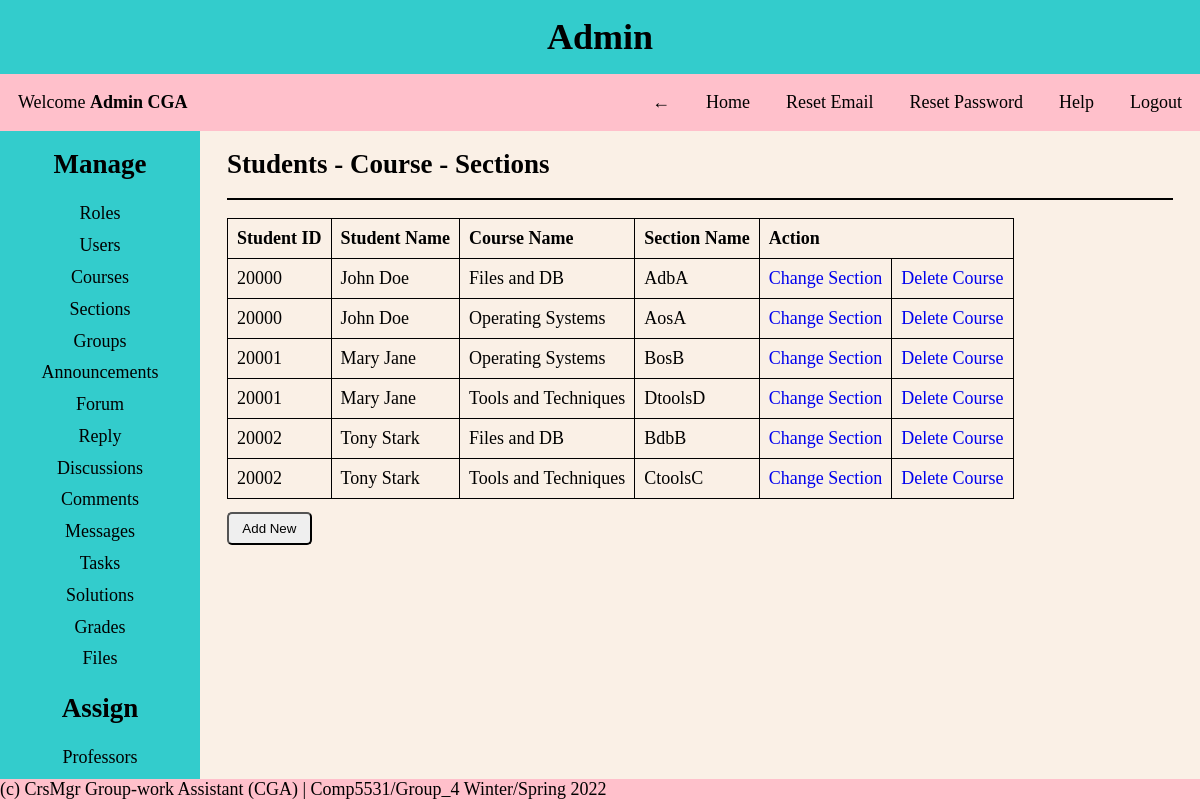
Page /pages/admin.php?page=assign-students (signed in) on the earlier database version.
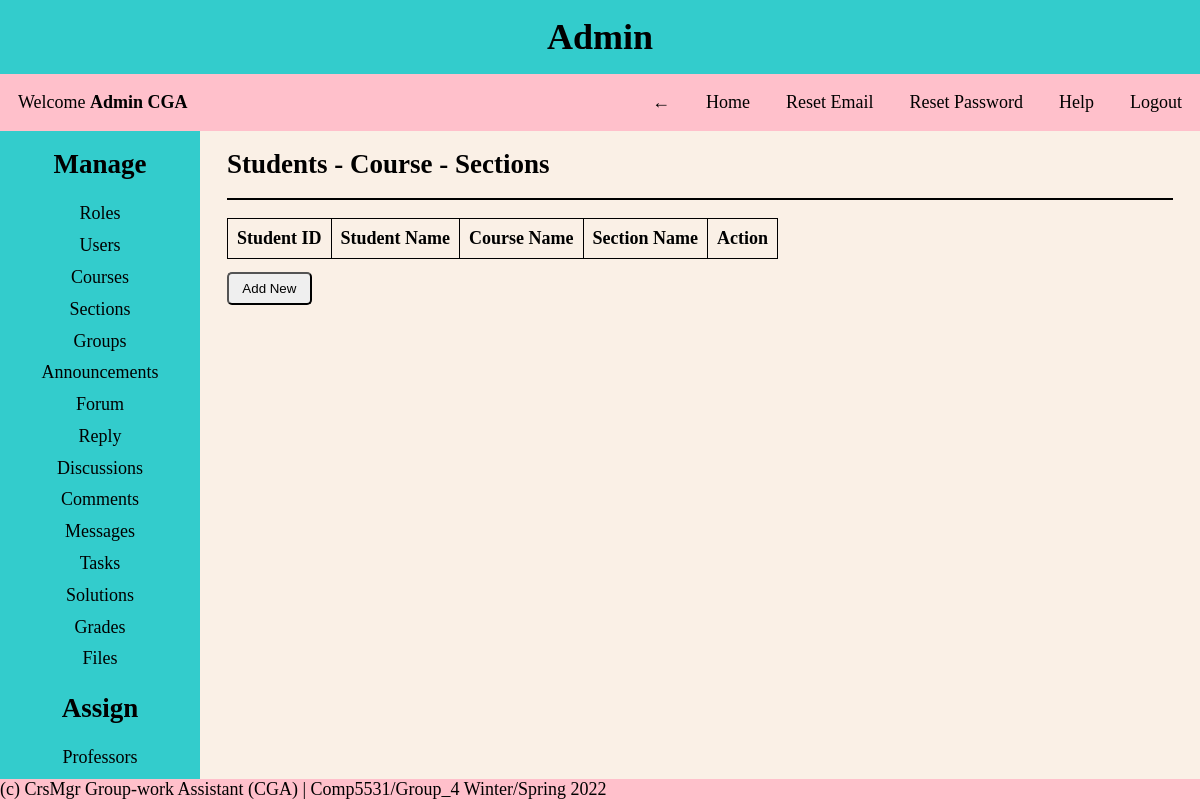
Same page on the later database version.
### tables this page shows
CREATE TABLE Users
(
  user_id INT NOT NULL AUTO_INCREMENT PRIMARY KEY,
  first_name VARCHAR(30) NOT NULL,
  last_name VARCHAR(30) NOT NULL,
  dob DATE NOT NULL,
  email VARCHAR(30) NOT NULL UNIQUE,
  username VARCHAR(30) NOT NULL UNIQUE,
  password VARCHAR(30) NOT NULL,
  created_on DATETIME DEFAULT CURRENT_TIMESTAMP,
  first_login TINYINT NOT NULL,
  role_id INT NOT NULL,
  FOREIGN KEY (role_id) REFERENCES Roles(role_id)
);

CREATE TABLE Student
(
  student_id INT NOT NULL AUTO_INCREMENT PRIMARY KEY,
  user_id INT NOT NULL,
  FOREIGN KEY (user_id) REFERENCES Users(user_id)
);

CREATE TABLE Course
(
  course_id INT NOT NULL AUTO_INCREMENT PRIMARY KEY,
  course_name VARCHAR(30) NOT NULL UNIQUE,
  course_number INT NOT NULL UNIQUE
);

CREATE TABLE Section
(
  section_id INT NOT NULL AUTO_INCREMENT PRIMARY KEY,
  section_name VARCHAR(30) NOT NULL,
  course_id INT NOT NULL,
  FOREIGN KEY (course_id) REFERENCES Course(course_id)
);

### helper/functions.php (called while the page is built, shortened)
<?php
function isAdmin()
{
    if (isset($_SESSION['role_id']) && $_SESSION['role_id'] == 1) {
        return true;
    }
    return false;
}

### assigns/assign-students.php (the view, shortened to what this page needs)
<div class="content-body">
    <?php
    if (isAdmin()) {
        $query = "SELECT * FROM users as u
        JOIN student as st ON st.user_id = u.user_id
        JOIN user_course_section as ucs ON ucs.user_id = u.user_id
        JOIN course as c ON c.course_id = ucs.course_id
        JOIN section as s ON s.section_id = ucs.section_id
        ORDER BY u.user_id ASC";
    }
    $results = mysqli_query($conn, $query);
    ?>
    <h2>Students - Course - Sections</h2>
    <hr>
    <table>
        <thead>
            <tr>
                <th>Student ID</th>
                <th>Student Name</th>
                <th>Course Name</th>
                <th>Section Name</th>
                <th colspan="2">Action</th>
            </tr>
        </thead>
        <tbody>
            <?php
            foreach ($results as $row) {
                $user_id = $row['user_id'];
                $student_id = $row['student_id'];
                $first_name = $row['first_name'];
                $last_name = $row['last_name'];
                $course_id = $row['course_id'];
                $course_name = $row['course_name'];
                $section_id = $row['section_id'];
                $section_name = $row['section_name'];
            ?>
                <tr>
                    <td><?= $student_id ?></td>
                    <td><?= $first_name . " " . $last_name ?></td>
                    <td><?= $course_name ?></td>
                    <td><?= $section_name ?></td>
                    <td><a href="?page=assign-students&update_view=true&user_id=<?= $user_id ?>&course_id=<?= $course_id ?>&section_id=<?= $section_id ?>">Change Section</a></td>
                    <td><a href="?page=assign-students&delete_view=true&user_id=<?= $user_id ?>&course_id=<?= $course_id ?>&section_id=<?= $section_id ?>" onclick="return confirm('Are you sure you want to delete?')">Delete Course</a></td>
                </tr>
            <?php
            }
            ?>
        </tbody>
    </table>
    <?php if (isAdmin() || isProfessor()) { ?>
        <a href="?page=assign-students&add_view=true">
            <button>Add New</button>
        </a>
    <?php } ?>
</div>

Differences in the rows shown:
no longer on this page (row unchanged): users: student.student_id "20000", first_name "John", last_name "Doe", course.course_name "Files and DB", section.section_name "AdbA", course.course_name "Operating Systems", section.section_name "AosA"
no longer on this page (row edited): users: student.student_id "20001", first_name "Mary", last_name "Jane", course.course_name "Operating Systems", section.section_name "BosB", course.course_name "Tools and Techniques", section.section_name "DtoolsD"
no longer on this page (row edited): users: student.student_id "20002", first_name "Tony", last_name "Stark", course.course_name "Files and DB", section.section_name "BdbB", course.course_name "Tools and Techniques", section.section_name "CtoolsC"
